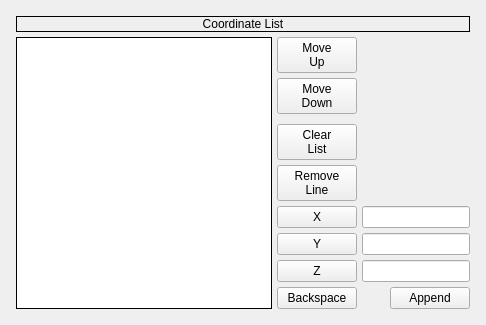
                <widget class="QWidget" name="page_2">
                 <layout class="QVBoxLayout" name="verticalLayout_22">
                  <item>
                   <widget class="QWidget" name="gridWidget" native="true">
                    <layout class="QGridLayout" name="gridLayout_25">
                     <property name="leftMargin">
                      <number>5</number>
                     </property>
                     <property name="topMargin">
                      <number>5</number>
                     </property>
                     <property name="rightMargin">
                      <number>5</number>
                     </property>
                     <property name="bottomMargin">
                      <number>5</number>
                     </property>
                     <property name="spacing">
                      <number>5</number>
                     </property>
                     <item row="2" column="0" rowspan="9" colspan="5">
                      <widget class="QListWidget" name="coordListWidget">
                       <property name="sizePolicy">
                        <sizepolicy hsizetype="Expanding" vsizetype="Expanding">
                         <horstretch>0</horstretch>
                         <verstretch>0</verstretch>
                        </sizepolicy>
                       </property>
                       <property name="frameShape">
                        <enum>QFrame::Box</enum>
                       </property>
                       <property name="frameShadow">
                        <enum>QFrame::Plain</enum>
                       </property>
                       <property name="editTriggers">
                        <set>QAbstractItemView::NoEditTriggers</set>
                       </property>
                       <property name="alternatingRowColors">
                        <bool>true</bool>
                       </property>
                      </widget>
                     </item>
                     <item row="0" column="0" colspan="8">
                      <widget class="QLabel" name="label_25">
                       <property name="frameShape">
                        <enum>QFrame::Box</enum>
                       </property>
                       <property name="text">
                        <string>Coordinate List</string>
                       </property>
                       <property name="alignment">
                        <set>Qt::AlignCenter</set>
                       </property>
                      </widget>
                     </item>
                     <item row="10" column="5">
                      <widget class="QPushButton" name="coordListBkspBtn">
                       <property name="text">
                        <string>Backspace</string>
                       </property>
                      </widget>
                     </item>
                     <item row="10" column="7">
                      <widget class="QPushButton" name="coordListAddBtn">
                       <property name="text">
                        <string>Append</string>
                       </property>
                      </widget>
                     </item>
                     <item row="9" column="5">
                      <widget class="QPushButton" name="pushButton_76">
                       <property name="text">
                        <string>Z</string>
                       </property>
                       <property name="checkable">
                        <bool>true</bool>
                       </property>
                       <property name="labelName" stdset="0">
                        <string>coordListZ</string>
                       </property>
                       <attribute name="buttonGroup">
                        <string notr="true">holeOpBtnGrp</string>
                       </attribute>
                      </widget>
                     </item>
                     <item row="9" column="6" colspan="2">
                      <widget class="QLineEdit" name="coordListZ">
                       <property name="readOnly">
                        <bool>true</bool>
                       </property>
                      </widget>
                     </item>
                     <item row="8" column="5">
                      <widget class="QPushButton" name="pushButton_75">
                       <property name="text">
                        <string>Y</string>
                       </property>
                       <property name="checkable">
                        <bool>true</bool>
                       </property>
                       <property name="labelName" stdset="0">
                        <string>coordListY</string>
                       </property>
                       <attribute name="buttonGroup">
                        <string notr="true">holeOpBtnGrp</string>
                       </attribute>
                      </widget>
                     </item>
                     <item row="8" column="6" colspan="2">
                      <widget class="QLineEdit" name="coordListY">
                       <property name="readOnly">
                        <bool>true</bool>
                       </property>
                      </widget>
                     </item>
                     <item row="7" column="5">
                      <widget class="QPushButton" name="coordXBtn">
                       <property name="text">
                        <string>X</string>
                       </property>
                       <property name="checkable">
                        <bool>true</bool>
                       </property>
                       <property name="labelName" stdset="0">
                        <string>coordListX</string>
                       </property>
                       <attribute name="buttonGroup">
                        <string notr="true">holeOpBtnGrp</string>
                       </attribute>
                      </widget>
                     </item>
                     <item row="7" column="6" colspan="2">
                      <widget class="QLineEdit" name="coordListX">
                       <property name="readOnly">
                        <bool>true</bool>
                       </property>
                      </widget>
                     </item>
                     <item row="6" column="5">
                      <widget class="QPushButton" name="coordListRemoveBtn">
                       <property name="text">
                        <string>Remove
Line</string>
                       </property>
                      </widget>
                     </item>
                     <item row="5" column="5">
                      <widget class="QPushButton" name="coordListClearBtn">
                       <property name="text">
                        <string>Clear
List</string>
                       </property>
                      </widget>
                     </item>
                     <item row="2" column="5">
                      <widget class="QPushButton" name="coordListMoveUpBtn">
                       <property name="text">
                        <string>Move
Up</string>
                       </property>
                      </widget>
                     </item>
                     <item row="3" column="5">
                      <widget class="QPushButton" name="coordListMoveDownBtn">
                       <property name="text">
                        <string>Move
Down</string>
                       </property>
                      </widget>
                     </item>
                    </layout>
                   </widget>
                  </item>
                 </layout>
                </widget>
